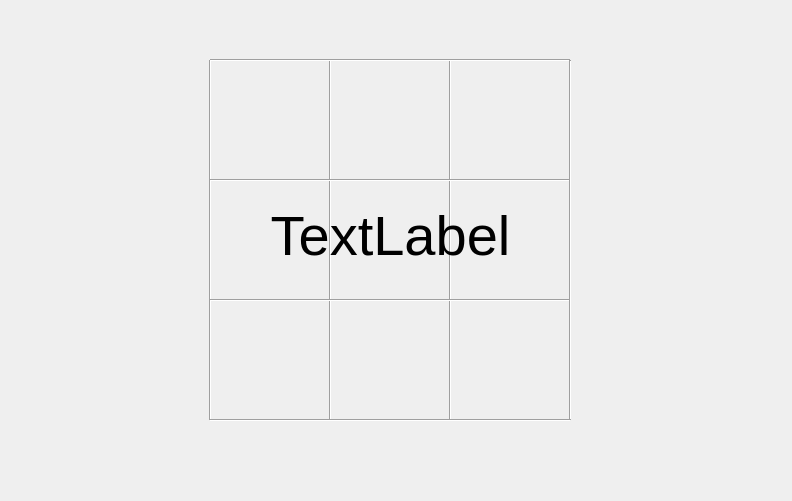
<?xml version="1.0" encoding="UTF-8"?>
<ui version="4.0">
 <class>MainWindow</class>
 <widget class="QMainWindow" name="MainWindow">
  <property name="geometry">
   <rect>
    <x>0</x>
    <y>0</y>
    <width>792</width>
    <height>501</height>
   </rect>
  </property>
  <property name="windowTitle">
   <string>MainWindow</string>
  </property>
  <widget class="QWidget" name="centralwidget">
   <widget class="Line" name="line_3">
    <property name="geometry">
     <rect>
      <x>440</x>
      <y>60</y>
      <width>20</width>
      <height>360</height>
     </rect>
    </property>
    <property name="orientation">
     <enum>Qt::Orientation::Vertical</enum>
    </property>
   </widget>
   <widget class="Line" name="line_4">
    <property name="geometry">
     <rect>
      <x>560</x>
      <y>60</y>
      <width>20</width>
      <height>360</height>
     </rect>
    </property>
    <property name="orientation">
     <enum>Qt::Orientation::Vertical</enum>
    </property>
   </widget>
   <widget class="Line" name="line_7">
    <property name="geometry">
     <rect>
      <x>320</x>
      <y>60</y>
      <width>20</width>
      <height>360</height>
     </rect>
    </property>
    <property name="orientation">
     <enum>Qt::Orientation::Vertical</enum>
    </property>
   </widget>
   <widget class="Line" name="line_8">
    <property name="geometry">
     <rect>
      <x>200</x>
      <y>60</y>
      <width>20</width>
      <height>360</height>
     </rect>
    </property>
    <property name="orientation">
     <enum>Qt::Orientation::Vertical</enum>
    </property>
   </widget>
   <widget class="Line" name="line">
    <property name="geometry">
     <rect>
      <x>210</x>
      <y>170</y>
      <width>360</width>
      <height>20</height>
     </rect>
    </property>
    <property name="orientation">
     <enum>Qt::Orientation::Horizontal</enum>
    </property>
   </widget>
   <widget class="Line" name="line_2">
    <property name="geometry">
     <rect>
      <x>210</x>
      <y>290</y>
      <width>360</width>
      <height>20</height>
     </rect>
    </property>
    <property name="orientation">
     <enum>Qt::Orientation::Horizontal</enum>
    </property>
   </widget>
   <widget class="Line" name="line_5">
    <property name="geometry">
     <rect>
      <x>210</x>
      <y>50</y>
      <width>360</width>
      <height>20</height>
     </rect>
    </property>
    <property name="orientation">
     <enum>Qt::Orientation::Horizontal</enum>
    </property>
   </widget>
   <widget class="Line" name="line_6">
    <property name="geometry">
     <rect>
      <x>210</x>
      <y>410</y>
      <width>361</width>
      <height>20</height>
     </rect>
    </property>
    <property name="orientation">
     <enum>Qt::Orientation::Horizontal</enum>
    </property>
   </widget>
   <widget class="QPushButton" name="pushButton">
    <property name="geometry">
     <rect>
      <x>210</x>
      <y>60</y>
      <width>119</width>
      <height>119</height>
     </rect>
    </property>
    <property name="styleSheet">
     <string notr="true">QPushButton {
    background-color: rgba(255, 255, 255, 0);
    border: none;
}</string>
    </property>
    <property name="text">
     <string/>
    </property>
   </widget>
   <widget class="QPushButton" name="pushButton_2">
    <property name="geometry">
     <rect>
      <x>330</x>
      <y>60</y>
      <width>119</width>
      <height>119</height>
     </rect>
    </property>
    <property name="styleSheet">
     <string notr="true">QPushButton {
    background-color: rgba(255, 255, 255, 0);
    border: none;
}
</string>
    </property>
    <property name="text">
     <string/>
    </property>
   </widget>
   <widget class="QPushButton" name="pushButton_3">
    <property name="geometry">
     <rect>
      <x>450</x>
      <y>60</y>
      <width>119</width>
      <height>119</height>
     </rect>
    </property>
    <property name="styleSheet">
     <string notr="true">QPushButton {
    background-color: rgba(255, 255, 255, 0);
    border: none;
}
</string>
    </property>
    <property name="text">
     <string/>
    </property>
   </widget>
   <widget class="QPushButton" name="pushButton_4">
    <property name="geometry">
     <rect>
      <x>210</x>
      <y>180</y>
      <width>119</width>
      <height>119</height>
     </rect>
    </property>
    <property name="styleSheet">
     <string notr="true">QPushButton {
    background-color: rgba(255, 255, 255, 0);
    border: none;
}
</string>
    </property>
    <property name="text">
     <string/>
    </property>
   </widget>
   <widget class="QPushButton" name="pushButton_5">
    <property name="geometry">
     <rect>
      <x>330</x>
      <y>180</y>
      <width>119</width>
      <height>119</height>
     </rect>
    </property>
    <property name="styleSheet">
     <string notr="true">QPushButton {
    background-color: rgba(255, 255, 255, 0);
    border: none;
}
</string>
    </property>
    <property name="text">
     <string/>
    </property>
   </widget>
   <widget class="QPushButton" name="pushButton_6">
    <property name="geometry">
     <rect>
      <x>450</x>
      <y>180</y>
      <width>119</width>
      <height>119</height>
     </rect>
    </property>
    <property name="styleSheet">
     <string notr="true">QPushButton {
    background-color: rgba(255, 255, 255, 0);
    border: none;
}
</string>
    </property>
    <property name="text">
     <string/>
    </property>
   </widget>
   <widget class="QPushButton" name="pushButton_7">
    <property name="geometry">
     <rect>
      <x>210</x>
      <y>300</y>
      <width>119</width>
      <height>119</height>
     </rect>
    </property>
    <property name="styleSheet">
     <string notr="true">QPushButton {
    background-color: rgba(255, 255, 255, 0);
    border: none;
}
</string>
    </property>
    <property name="text">
     <string/>
    </property>
   </widget>
   <widget class="QPushButton" name="pushButton_8">
    <property name="geometry">
     <rect>
      <x>330</x>
      <y>300</y>
      <width>119</width>
      <height>119</height>
     </rect>
    </property>
    <property name="styleSheet">
     <string notr="true">QPushButton {
    background-color: rgba(255, 255, 255, 0);
    border: none;
}
</string>
    </property>
    <property name="text">
     <string/>
    </property>
   </widget>
   <widget class="QPushButton" name="pushButton_9">
    <property name="geometry">
     <rect>
      <x>450</x>
      <y>300</y>
      <width>119</width>
      <height>119</height>
     </rect>
    </property>
    <property name="styleSheet">
     <string notr="true">QPushButton {
    background-color: rgba(255, 255, 255, 0);
    border: none;
}
</string>
    </property>
    <property name="text">
     <string/>
    </property>
   </widget>
   <widget class="QLabel" name="label">
    <property name="geometry">
     <rect>
      <x>210</x>
      <y>180</y>
      <width>361</width>
      <height>111</height>
     </rect>
    </property>
    <property name="styleSheet">
     <string notr="true">QLabel{
	font-size: 56px;
}</string>
    </property>
    <property name="text">
     <string>TextLabel</string>
    </property>
    <property name="textFormat">
     <enum>Qt::TextFormat::AutoText</enum>
    </property>
    <property name="alignment">
     <set>Qt::AlignmentFlag::AlignCenter</set>
    </property>
   </widget>
   <widget class="QLabel" name="label_2">
    <property name="geometry">
     <rect>
      <x>20</x>
      <y>30</y>
      <width>121</width>
      <height>51</height>
     </rect>
    </property>
    <property name="text">
     <string/>
    </property>
   </widget>
  </widget>
  <widget class="QMenuBar" name="menubar">
   <property name="geometry">
    <rect>
     <x>0</x>
     <y>0</y>
     <width>792</width>
     <height>24</height>
    </rect>
   </property>
  </widget>
 </widget>
 <resources/>
 <connections/>
</ui>
